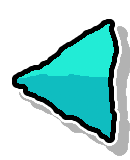
#> input picture GJ_arrow_02_001.png, 130 x 160 px
$ python build.py
#> lines starting #> are read from the running program, lines starting #| are printed output that depends on the picture
import os
import shutil
from PIL import Image

ROOT = os.getcwd()
ORG_DIR = os.path.join(ROOT, "org")

os.makedirs(ORG_DIR, exist_ok=True)

def scale_image(input_path, output_path, factor):
#> called with input_path = 'GJ_arrow_02_001.png', output_path = 'GJ_arrow_02_001-hd.png', factor = 2
    img = Image.open(input_path)
#> img is the input picture: PIL image 130x160 RGBA; mean R, G, B, A 20.3, 68.8, 66.8, 108.3
    w, h = img.size
#> w = 130; h = 160
    img = img.resize((max(1, w // factor), max(1, h // factor)), Image.LANCZOS)
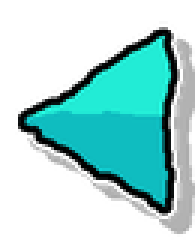
#> img: PIL image 65x80 RGBA (shown 3 times larger); mean R, G, B, A 27.2, 75.9, 74, 108.2; transparent parts drawn white
    img.save(output_path)

for root, dirs, files in os.walk(ROOT):
    if ORG_DIR in root:
        continue

    for file in files:

        if file.lower() == "pack.png":
            continue

        if not file.lower().endswith(".png"):
            continue

        fname = file[:-4]
        if fname.endswith("-hd") or fname.endswith("-uhd"):
            continue

        full_path = os.path.join(root, file)

        rel = os.path.relpath(root, ROOT)
        org_target_dir = os.path.join(ORG_DIR, rel)
        os.makedirs(org_target_dir, exist_ok=True)

        shutil.copy2(full_path, os.path.join(org_target_dir, file))

        uhd_path = os.path.join(root, f"{fname}-uhd.png")
        shutil.copy2(full_path, uhd_path)

        hd_path = os.path.join(root, f"{fname}-hd.png")
        scale_image(full_path, hd_path, factor=2)

        normal_path = os.path.join(root, f"{fname}.png")
        scale_image(full_path, normal_path, factor=4)
#> call 2 of scale_image, with input_path = 'GJ_arrow_02_001.png', output_path = 'GJ_arrow_02_001.png', factor = 4
#> in scale_image (call 2), `img = img.resize((max(1, w // factor), max(1, h // factor)), Image.LAN..`:
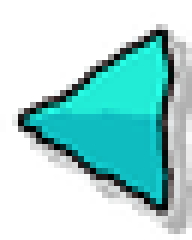
#> img: PIL image 32x40 RGBA (shown 6 times larger); mean R, G, B, A 38.2, 86.6, 84.6, 108.1; transparent parts drawn white
